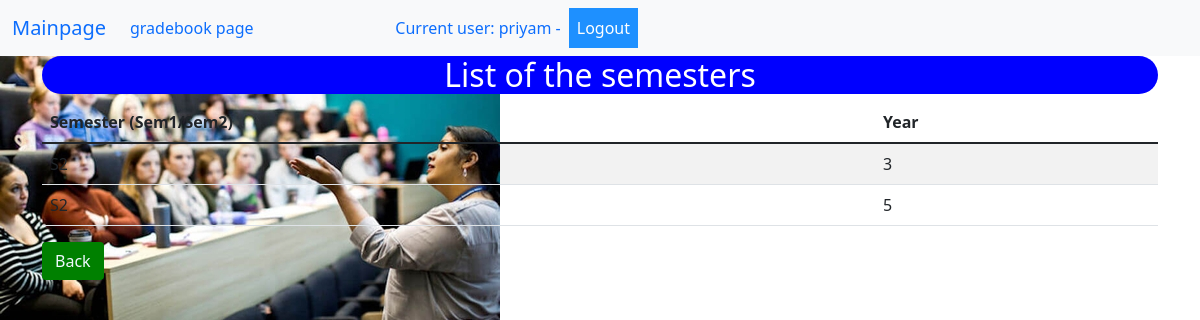
/gradebook (signed in), run on the app's committed database.
### gradebook/models.py (models this page shows, shortened)
class Semester(models.Model):
    SEMESTERS = [
        ('S1', 'S1'),
        ('S2', 'S2'),
    ]
    current_year = int(datetime.now().year)
    year = models.PositiveIntegerField(validators=[MaxValueValidator(9999)], null=False, blank=False)
    semester = models.CharField(choices=SEMESTERS, max_length=2, default='S1')
    courses = models.ManyToManyField(Course, blank=True)

### gradebook/views.py (the view)
# urls.py: path('gradebook',GradeBookSemesterView.as_view(),name="semesters_gradebook"),
class GradeBookSemesterView(ListView):
    model = Semester
    template_name = 'gradebook/Listofsemes.html'

### templates/gradebook/Listofsemes.html (shortened to what this page needs)
{% extends "base.html" %}
{% block content %}
    <h2 style="text-align: center;background-color: blue; border-radius: 20px; color: white">List of the semesters</h2>
    <table class="table table-striped">
        <thead>
        <tr>
            <th scope="col">Semester (Sem1/Sem2)</th>
             <th scope="col">Year</th>
        </tr>
        </thead>
        <tbody>
        {% for semester in object_list %}
            <tr class="clickable" onclick="window.location='{% url 'classes_gradebook'  semester.id %}'" style="cursor: pointer">
                <td>{{ semester.semester }}</td>
                <td>{{ semester.year }}</td>
            <td></td>
            </tr>
        {% endfor %}
        </tbody>
    </table>
    <a href="{% url 'home' %}" class="btn " style="background-color: green;color: aliceblue">Back</a>
{% endblock %}

### templates/base.html (shortened to what this page needs)
<!DOCTYPE html>
<html lang="en">
<head>
    <link href="https://cdn.jsdelivr.net/npm/bootstrap@5.1.3/dist/css/bootstrap.min.css" rel="stylesheet"
>
</head>
<body style="background-image: url('500.jpg');background-repeat: no-repeat">
<nav class="navbar navbar-expand-lg bg-light">
    <div class="container-fluid">
        <a class="navbar-brand" href="{% url 'home' %}">Mainpage</a>
        <div class="collapse navbar-collapse" id="navbarSupportedContent">
            {% if user.is_authenticated %}
                <ul class="navbar-nav me-auto mb-2 mb-lg-0">
                    <li class="nav-item">
                        <a class="nav-link" aria-current="page" href="{% url 'semesters_gradebook' %}">gradebook page</a>
                    </li>
                        </ul>
                <form class="form-inline my-2 my-lg-0">
                <ul class="navbar-nav ml-auto">
                    <li class="nav-item"><div class="nav-link">Current user: {{ user.username }} - </div></li>
                    <li class="nav-item" style="margin-right: 550px;">
                        <a class="nav-link " style="background-color: dodgerblue;color: white;" aria-current="page"
                           href="{% url 'logout' %}">Logout</a>
                    </li>
            {% endif %}
            </form>
        </div>
    </div>
</nav>
<div class="container">
    {% block content %}
    {% endblock %}
</div>
</body>
</html>

### data on the page
Semester: semester "S2", year "3"
Semester: semester "S2", year "5"

### other printed values
{{ user.username }} "priyam"
